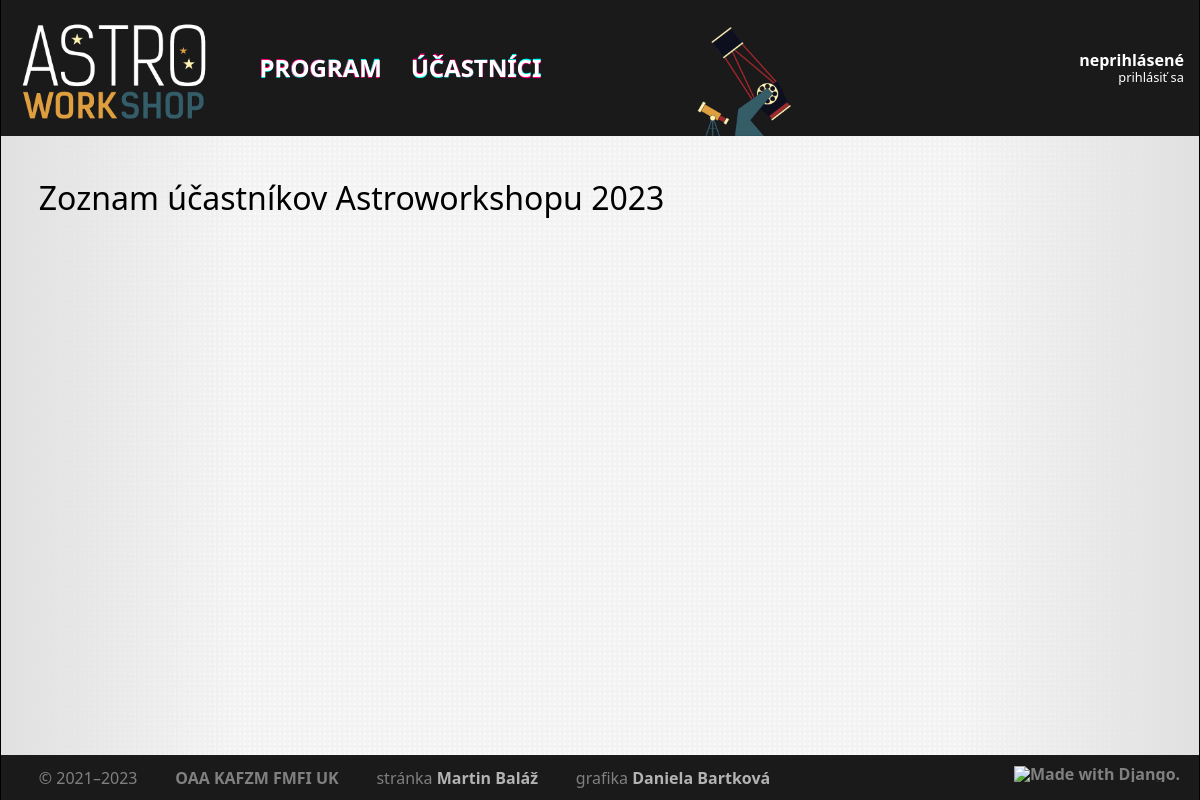
The app's page /2023/participants, older data.
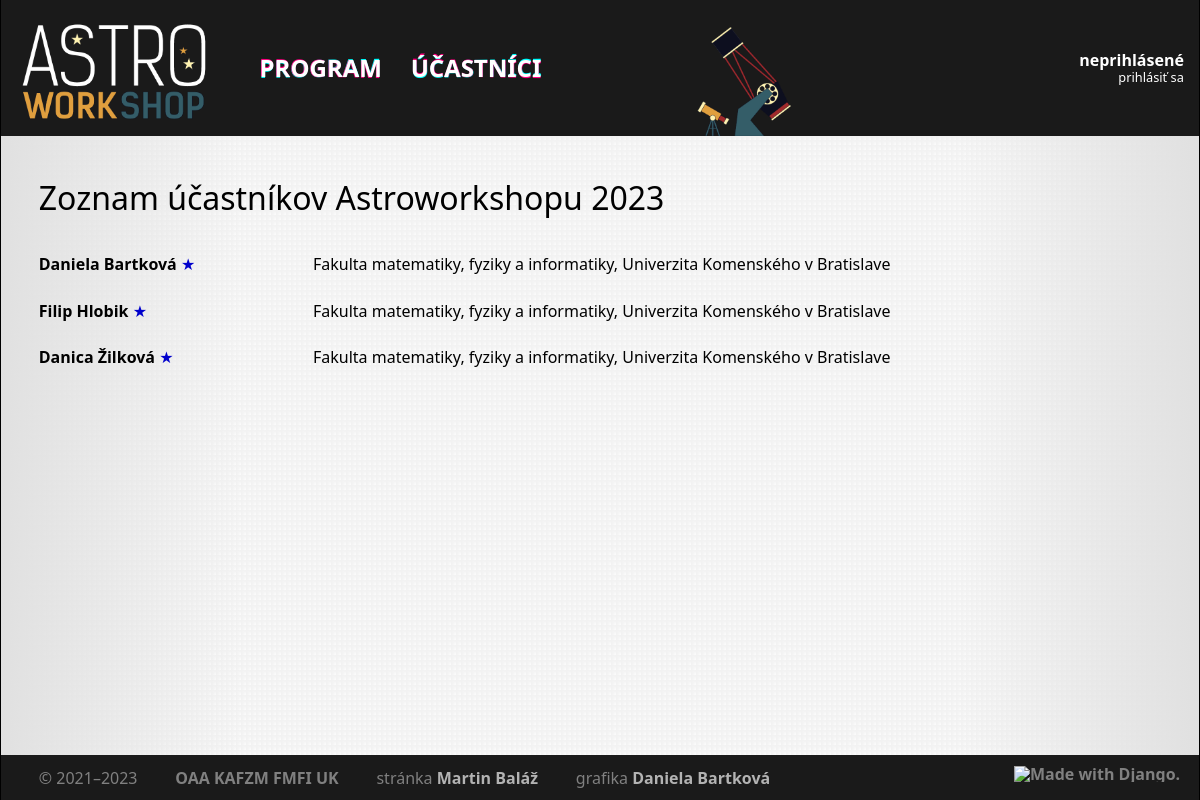
The same page, newer data.
### core/models/participant.py (models this page shows, shortened)
class Participant(AbstractUser):
    class Meta:
        ordering = ['last_name', 'first_name']
        verbose_name = 'účastník'
        verbose_name_plural = 'účastníci'
    objects = ParticipantManager()
    institutes = models.ManyToManyField(
        'Institute',
        through='Affiliation',
        related_name = 'people',
    )
    events = models.ManyToManyField(
        'Event',
        through='Participation',
        related_name = 'participants',
    )
    about = models.TextField(blank=True)
    def get_full_name(self):
        return f"{self.last_name}, {self.first_name}"
    get_full_name.short_description = 'celé meno'
    def get_natural_name(self):
        return f"{self.first_name} {self.last_name}"

### core/models/institute.py (models this page shows, shortened)
class Institute(models.Model):
    class Meta:
        ordering = ['full_name']
        verbose_name = 'inštitúcia'
        verbose_name_plural = 'inštitúcie'
    short_name = models.CharField(max_length=32, verbose_name='kód')
    full_name = models.CharField(max_length=256, verbose_name='plné meno')

### core/views/participant.py (the view)
# urls.py: path('<int:year>/participants', participant.ListView.as_view(), name='participants'),
class ListView(django.views.generic.ListView):
    model = Participant
    context_object_name = 'participants'
    template_name = 'core/list-participants.html'
    def get_queryset(self):
        year = self.kwargs['year']
        return self.model.objects \
            .for_event(year) \
            .with_current_affiliations(datetime.date.today()) \
            .with_participation_for_event(year) \
            .order_by('last_name')
    def get_context_data(self, **kwargs):
        context = super().get_context_data(**kwargs)
        context[self.context_object_name] = sorted(
            context[self.context_object_name], key=lambda x: unicodedata.normalize('NFKD', x.last_name)
        )
        context['event'] = Event.objects.get(code=self.kwargs['year'])
        return context

### core/models/participant.py (called while the page is built)
    def with_current_affiliations(self, date):
        return self.prefetch_related(
            Prefetch(
                'institutes',
                queryset=Institute.objects.filter(
                    (Q(affiliation__start__lte=date) | Q(affiliation__start=None)) & (Q(affiliation__end__gte=date) | Q(affiliation__end=None))
                ).distinct(),
                to_attr='current_affiliations',
            ),
        )

    def with_participation_for_event(self, event_code):
        return self.prefetch_related(
            Prefetch(
                'participations',
                queryset=Participation.objects.filter(event__code=event_code),
                to_attr='current_participation',
            ),
        )

    def for_event(self, event_code):
        return self.filter(events__code=event_code)

    def get_queryset(self):
        return super().get_queryset().annotate(full_name=Concat('last_name', Value(', '), 'first_name'))

### core/templates/core/list-participants.html (shortened to what this page needs)
{% extends 'core/base.html' %}
{% load astro %}
{% block page %}
    <h2>
        Zoznam účastníkov Astroworkshopu {{ event.code }}
    </h2>
    <table>
        {% for participant in participants %}
            <tr>
                <td>
                    <a href="{% url 'participant' username=participant.username %}">{{ participant.get_natural_name }}</a>
                    {% if participant.current_participation.0.organizer %}
                        <abbr title="organizátor">
                            <span style="color: hsl(240, 100%, 40%);">&#9733;</span>
                        </abbr>
                    {% endif %}
                </td>
                <td>
                    <span class="affiliation">
                        {% for aff in participant.current_affiliations %}
                            {{ aff.full_name }}
                        {% endfor %}
                    </span>
                </td>
            </tr>
        {% endfor %}
    </table>
{% endblock %}

Row changes from the older to the newer data that the page shows:
now on this page (row unchanged): Participant: get_natural_name "Daniela Bartková"
now on this page (row unchanged): Institute: full_name "Fakulta matematiky, fyziky a informatiky, Univerzita Komenského v Bratislave"
now on this page (row edited): Participant: get_natural_name "Filip Hlobik"
now on this page (row unchanged): Participant: get_natural_name "Danica Žilková"
